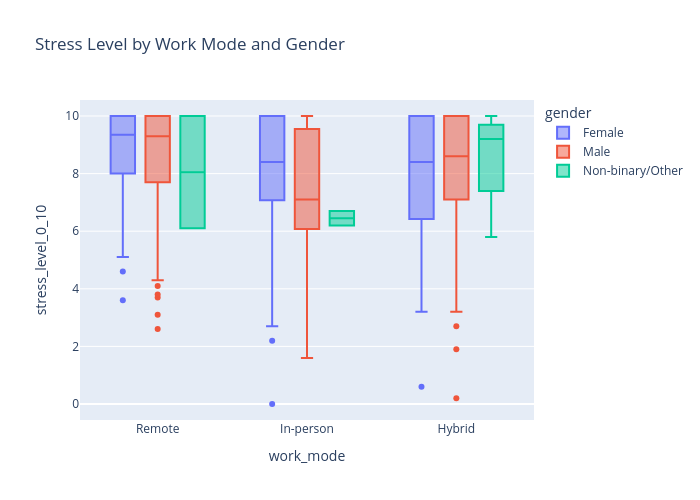

Notebook cell for this chart:
### Markdown cell above
> remote에 비해 in-person,hybrid 의 stress level이 낮네?

### Code cell
fig = px.box(
    df,
    x="work_mode",
    y="stress_level_0_10",
    color="gender",  
    title="Stress Level by Work Mode and Gender",
    height=500,
    width=700
)
fig.show()

### Figure 1 — Plotly figure (JSON) as saved in the notebook; plotly's stock layout.template omitted (floating-point values rounded to 4 significant figures; data arrays with more than 128 entries replaced by an {"elided": "..."} marker saying what was removed)
{"data": [{"alignmentgroup": "True", "hovertemplate": "gender=Female<br>work_mode=%{x}<br>stress_level_0_10=%{y}<extra></extra>", "legendgroup": "Female", "marker": {"color": "#636efa"}, "name": "Female", "notched": false, "offsetgroup": "Female", "orientation": "v", "showlegend": true, "type": "box", "x": {"elided": "222 str values"}, "x0": " ", "xaxis": "x", "y": {"elided": "222 float values"}, "y0": " ", "yaxis": "y"}, {"alignmentgroup": "True", "hovertemplate": "gender=Male<br>work_mode=%{x}<br>stress_level_0_10=%{y}<extra></extra>", "legendgroup": "Male", "marker": {"color": "#EF553B"}, "name": "Male", "notched": false, "offsetgroup": "Male", "orientation": "v", "showlegend": true, "type": "box", "x": {"elided": "170 str values"}, "x0": " ", "xaxis": "x", "y": {"elided": "170 float values"}, "y0": " ", "yaxis": "y"}, {"alignmentgroup": "True", "hovertemplate": "gender=Non-binary/Other<br>work_mode=%{x}<br>stress_level_0_10=%{y}<extra></extra>", "legendgroup": "Non-binary/Other", "marker": {"color": "#00cc96"}, "name": "Non-binary/Other", "notched": false, "offsetgroup": "Non-binary/Other", "orientation": "v", "showlegend": true, "type": "box", "x": ["Hybrid", "Remote", "Hybrid", "Hybrid", "Hybrid", "Remote", "In-person", "In-person"], "x0": " ", "xaxis": "x", "y": [10, 6.1, 9.4, 5.8, 9, 10, 6.7, 6.2], "y0": " ", "yaxis": "y"}], "layout": {"boxmode": "group", "height": 500, "legend": {"title": {"text": "gender"}, "tracegroupgap": 0}, "title": {"text": "Stress Level by Work Mode and Gender"}, "width": 700, "xaxis": {"anchor": "y", "autorange": true, "domain": [0, 1], "range": [-0.5204, 2.52], "title": {"text": "work_mode"}, "type": "category"}, "yaxis": {"anchor": "x", "autorange": true, "domain": [0, 1], "range": [-0.5556, 10.56], "title": {"text": "stress_level_0_10"}, "type": "linear"}}}
